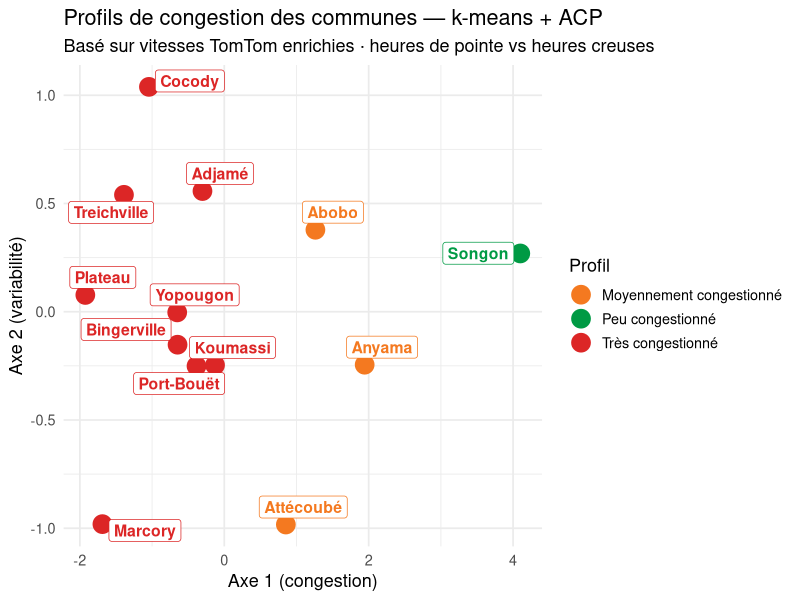
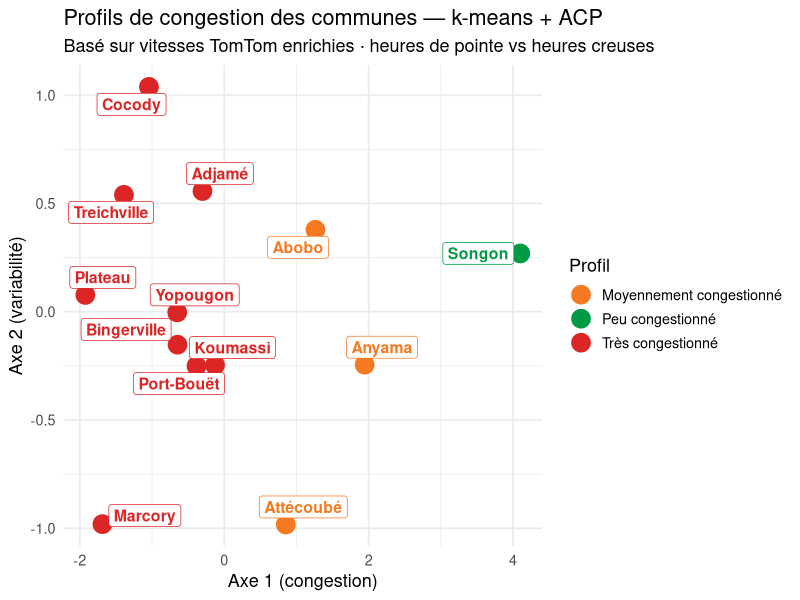

Source code (R) for these figures, in order:
library(dplyr)
library(readr)
library(stringr)
library(purrr)
library(caret)
library(randomForest)
library(rpart)
library(FNN)
library(tibble)
library(ggplot2)
library(FactoMineR)
library(ggrepel)

# ==============================================================================
# 09_modeles_ml.R — ML + Clustering
# Lit depuis data/processed/flux_enrichi.csv (DEJA enrichi par 06)
# NE RE-APPLIQUE PAS les facteurs horaires
# NE SAUVEGARDE PAS flux_enrichi.csv
# ==============================================================================

# 1. CHARGEMENT (deja enrichi)
flux <- read_csv("data/processed/flux_enrichi.csv", show_col_types = FALSE,
                 col_types = cols(timestamp = col_character(), date = col_character())) |>
  mutate(
    commune_dep = str_split(commune, "/") |> map_chr(1) |> str_trim(),
    commune_dep = str_replace_all(commune_dep,
                                  c("Adjame" = "Adjamé", "Attecoube" = "Attécoubé", "Port-Bouet" = "Port-Bouët")),
    jour_num   = as.numeric(factor(jour,
                                   levels = c("lundi","mardi","mercredi","jeudi",
                                              "vendredi","samedi","dimanche"))),
    id_axe_num = as.numeric(factor(id_axe))
  ) |>
  filter(!is.na(vitesse_kmh))

cat(sprintf("flux_enrichi charge : %d lignes | %d axes\n", nrow(flux), n_distinct(flux$id_axe)))

# Verification — NE DOIT PAS etre plat
flux |>
  group_by(heure) |>
  summarise(v = round(mean(vitesse_kmh), 1), .groups = "drop") |>
  arrange(heure) |>
  print(n = 24)

# ==============================================================================
# 2. DATASET ML
# ==============================================================================
df_ml <- flux |>
  select(vitesse_kmh, heure, distance_m,
         vitesse_libre_ref, id_axe_num, jour_num) |>
  na.omit()

cat(sprintf("Dataset ML : %d lignes x %d colonnes\n", nrow(df_ml), ncol(df_ml)))

# ==============================================================================
# 3. TRAIN / TEST SPLIT — aleatoire (meilleur apprentissage horaire)
# ==============================================================================
set.seed(42)
idx_train <- sample(nrow(df_ml), size = round(nrow(df_ml) * 0.8))
train     <- df_ml[idx_train, ]
test      <- df_ml[-idx_train, ]

cat(sprintf("Train : %d | Test : %d\n", nrow(train), nrow(test)))

# ==============================================================================
# 4. EVALUATION
# ==============================================================================
evaluer <- function(y_reel, y_pred) {
  tibble(
    RMSE = round(sqrt(mean((y_reel - y_pred)^2)), 3),
    R2   = round(cor(y_reel, y_pred)^2, 3),
    MAE  = round(mean(abs(y_reel - y_pred)), 3)
  )
}

# ==============================================================================
# 5-8. MODELES
# ==============================================================================
mod_lm     <- lm(vitesse_kmh ~ ., data = train)
pred_lm    <- predict(mod_lm, newdata = test)
eval_lm    <- evaluer(test$vitesse_kmh, pred_lm)
cat(sprintf("LM    : RMSE=%.3f | R2=%.3f\n", eval_lm$RMSE, eval_lm$R2))

mod_rpart  <- rpart(vitesse_kmh ~ ., data = train)
pred_rpart <- predict(mod_rpart, newdata = test)
eval_rpart <- evaluer(test$vitesse_kmh, pred_rpart)
cat(sprintf("Rpart : RMSE=%.3f | R2=%.3f\n", eval_rpart$RMSE, eval_rpart$R2))

mod_rf     <- randomForest(vitesse_kmh ~ ., data = train, ntree = 100, importance = TRUE)
pred_rf    <- predict(mod_rf, newdata = test)
eval_rf    <- evaluer(test$vitesse_kmh, pred_rf)
cat(sprintf("RF    : RMSE=%.3f | R2=%.3f\n", eval_rf$RMSE, eval_rf$R2))

X_train   <- train |> select(-vitesse_kmh) |> as.matrix()
X_test    <- test  |> select(-vitesse_kmh) |> as.matrix()
y_train   <- train$vitesse_kmh
k_optimal <- round(sqrt(nrow(train)))
pred_knn  <- knn.reg(train = X_train, test = X_test, y = y_train, k = k_optimal)$pred
eval_knn  <- evaluer(test$vitesse_kmh, pred_knn)
cat(sprintf("KNN k=%d : RMSE=%.3f | R2=%.3f\n", k_optimal, eval_knn$RMSE, eval_knn$R2))

# ==============================================================================
# 9. COMPARAISON
# ==============================================================================
comparaison <- tibble(
  Modele = c("Régression linéaire", "Arbre de décision", "Random Forest", "k-NN"),
  RMSE   = c(eval_lm$RMSE, eval_rpart$RMSE, eval_rf$RMSE, eval_knn$RMSE),
  R2     = c(eval_lm$R2,   eval_rpart$R2,   eval_rf$R2,   eval_knn$R2),
  MAE    = c(eval_lm$MAE,  eval_rpart$MAE,  eval_rf$MAE,  eval_knn$MAE)
) |> arrange(RMSE)

print(comparaison)

# ==============================================================================
# 10. SAUVEGARDE MODELES
# ==============================================================================
dir.create("models",  showWarnings = FALSE)
dir.create("outputs", showWarnings = FALSE)

saveRDS(mod_lm,    "models/mod_lm.rds")
saveRDS(mod_rpart, "models/mod_rpart.rds")
saveRDS(mod_rf,    "models/mod_rf_vitesse.rds")
saveRDS(list(X_train = X_train, y_train = y_train), "models/mod_knn_data.rds")
write_csv(comparaison, "outputs/comparaison_modeles.csv")
cat("Modeles sauvegardes.\n")

# ==============================================================================
# 11. CLUSTERING — Profils de CONGESTION des communes
# Base sur donnees TomTom enrichies (problematique = disparites congestion)
# ==============================================================================
df_cluster <- flux |>
  group_by(commune_dep) |>
  summarise(
    vitesse_moy    = mean(vitesse_kmh, na.rm = TRUE),
    vitesse_pointe = mean(vitesse_kmh[heure %in% c(7,8,17,18)], na.rm = TRUE),
    indice_moy     = mean(indice_cong, na.rm = TRUE),
    variabilite    = sd(vitesse_kmh, na.rm = TRUE),
    .groups        = "drop"
  )

cat("\nProfils par commune :\n")
print(df_cluster |> arrange(indice_moy))

mat_cl <- df_cluster |>
  select(indice_moy, vitesse_pointe, variabilite) |>
  scale()
rownames(mat_cl) <- df_cluster$commune_dep

set.seed(42)
km  <- kmeans(mat_cl, centers = 3, nstart = 25)
acp <- PCA(mat_cl, graph = FALSE)

coords <- as.data.frame(acp$ind$coord[, 1:2])
coords$commune <- df_cluster$commune_dep
coords$cluster <- as.factor(km$cluster)

# Labels bases sur indice de congestion moyen
profils <- df_cluster |>
  mutate(cluster = as.factor(km$cluster)) |>
  group_by(cluster) |>
  summarise(ic = mean(indice_moy), .groups = "drop") |>
  arrange(ic) |>
  mutate(label = c("Très congestionné", "Moyennement congestionné", "Peu congestionné"))

coords$profil <- profils$label[match(coords$cluster, profils$cluster)]

p_cluster <- ggplot(coords, aes(x = Dim.1, y = Dim.2, color = profil, label = commune)) +
  geom_point(size = 6) +
  geom_label_repel(size = 4, show.legend = FALSE, fontface = "bold") +
  scale_color_manual(values = c(
    "Très congestionné"        = "#DC2626",
    "Moyennement congestionné" = "#F47920",
    "Peu congestionné"         = "#009A44")) +
  labs(title = "Profils de congestion des communes — k-means + ACP",
       subtitle = "Basé sur vitesses TomTom enrichies · heures de pointe vs heures creuses",
       x = "Axe 1 (congestion)", y = "Axe 2 (variabilité)", color = "Profil") +
  theme_minimal(base_size = 13)

print(p_cluster)

saveRDS(list(km = km, acp = acp, df = df_cluster, coords = coords),
        "models/clustering.rds")
ggsave("outputs/clustering_acp.png", p_cluster, width = 10, height = 7, dpi = 300)
cat("Clustering congestion sauvegarde.\n")
